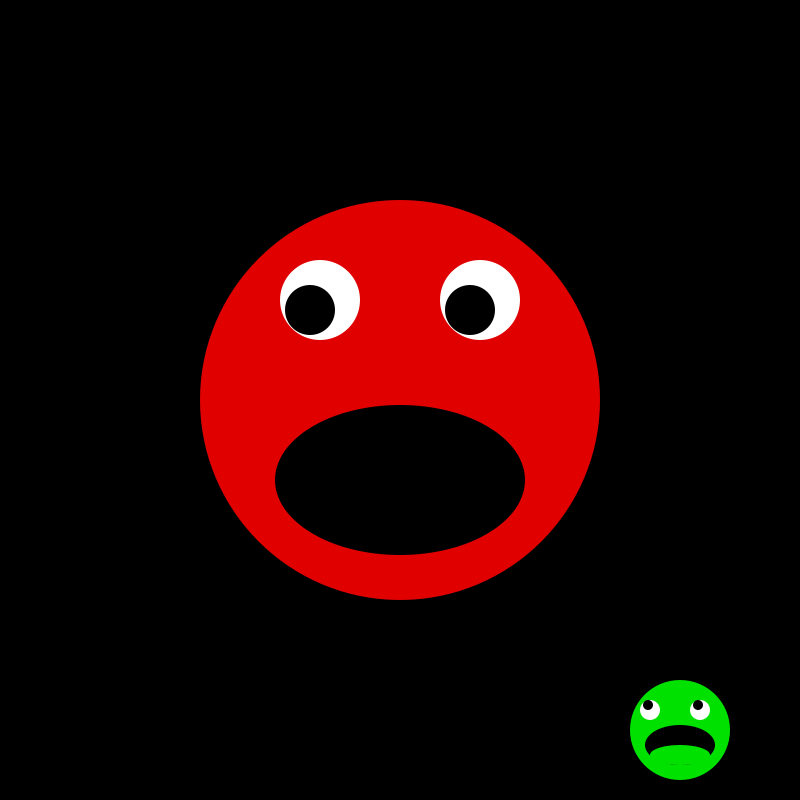
Frame 1 (no input)
Frame 60 (the mouse pressed at the canvas centre just before this capture): identical to frame 1, image omitted
Frame 120 (the mouse held since frame 60 and released just before this capture): identical to frame 1, image omitted

The Processing sketch that drew this single still picture (run headless with seeded random() and noise(); from frame 60 on, the mouse is pressed at the canvas centre):

// Processing sketch: processing_148678
// ── processing_148678.pde

 // Zach Higgins - period 4 engineering - 4.9.14
// up,down,click, up down makes it smile and frown.
// click makes him shoot a lazer
//click right for a "pleasant" surprise!
void setup()
{size(800,800);
background(#000000);}

void draw()
{ 
  fill(0,0,0);
 rect(0,0,800,800);
  noStroke();
 //body
  fill(225,0,0);
  ellipse(400,400,400,400);
  //eyes
  fill(#ffffff);
ellipse(320,300,80,80);
ellipse(480,300,80,80);
pushMatrix();
//pupils
fill(#000000);
ellipse(310,310,50,50);
ellipse(470,310,50,50);
popMatrix();
//mouth
ellipse(400,480,250,150);
 //evil dewd
fill(0,225,0);
ellipse(680,730,100,100);
fill(#FFFFFF);
ellipse(700,710,20,20);
ellipse(650,710,20,20);
fill(#000000);
ellipse(698,705,10,10);
ellipse(648,705,10,10);
ellipse(680,745,70,40);
fill(0,225,0);
ellipse(680,755,60,20);
if(key==CODED&&keyCode==DOWN)
{
 fill(225,0,0); ellipse(400,540,220,90);
}
 if(key==CODED&&keyCode==LEFT)
  {
   fill(0,0,225);
   ellipse(400,480,40,40);
   triangle(400,480,700,700,650,750);
   ellipse(680,730,75,75); 
 }
 if(key==CODED&&keyCode==UP) {fill(225,0,0);ellipse(400,420,250,120);}
if(key==CODED&&keyCode==RIGHT)
{
  noStroke();
  fill(#FFFFFF);
ellipse(310,310,50,50);
ellipse(470,310,50,50);
}
}
